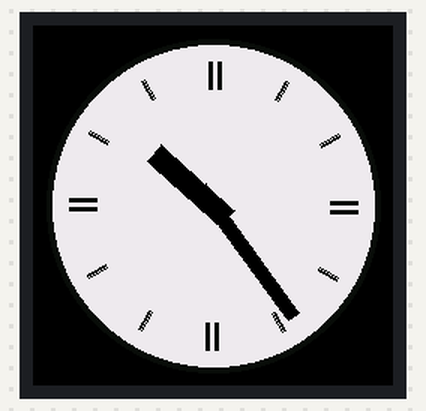
Bench run of a sketch on a simulated ESP32. On the bench: 240×240 colour display. The local clock reads 2024-03-15 10:24:30 at power-on unless the sketch sets it; what the sketch prints to the serial monitor is not drawn.

Above: at 0.5 s.
At 30.4 s:
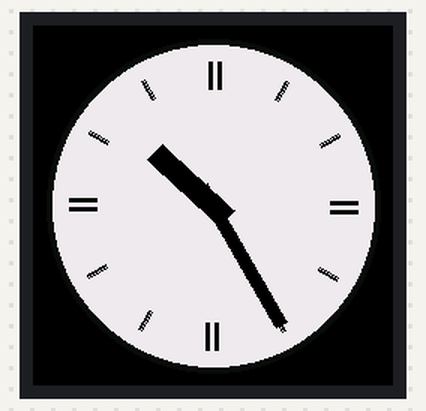
At 90.4 s:
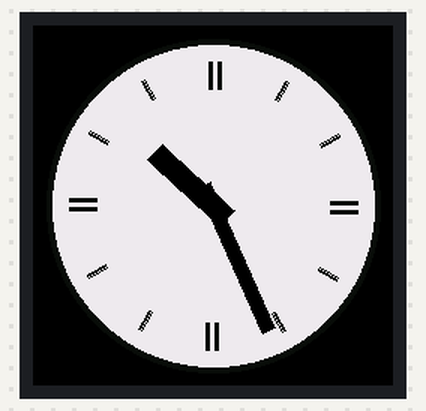

Measured:
- what the display in image 1 shows lasts 60.0 s, from 30.3 s to 90.3 s

The sketch:

ClockTower.ino
```cpp
#include <TFT_eSPI.h>
#include <Wire.h>
#include <RTClib.h>
#include <math.h>

// --------------------------------------------------
// MINI CLOCK TOWER
// ESP32 + 3 GC9A01 round displays + DS3231 RTC
//
// All three displays share the same SPI and control
// pins, including CS. They receive identical pixels.
// --------------------------------------------------

TFT_eSPI tft = TFT_eSPI();
RTC_DS3231 rtc;

// ESP32 I2C pins
const int RTC_SDA = 21;
const int RTC_SCL = 22;

// Display geometry
const int SCREEN_SIZE = 240;
const int CENTER_X = 120;
const int CENTER_Y = 120;

const int FACE_RADIUS = 111;

// Colors (RGB565)
const uint16_t FACE_COLOR = 0xEF5D;
const uint16_t INK_COLOR  = 0x0861;
const uint16_t HUB_COLOR  = TFT_BLACK;

int lastMinute = -1;

// Convert degrees to radians.
float toRadians(float degrees) {
  return degrees * PI / 180.0f;
}

// Draw a thick hand as a filled quadrilateral.
// angleDegrees: 0 = right, 90 = down.
// length: distance from center to the tip.
// tail: distance behind the center.
// width: approximate half-width of the hand.
void drawHand(float angleDegrees,
              float length,
              float tail,
              float width,
              uint16_t color) {

  float a = toRadians(angleDegrees);

  float dx = cosf(a);
  float dy = sinf(a);

  // Perpendicular direction controls hand thickness.
  float px = -dy * width;
  float py =  dx * width;

  float xTip  = CENTER_X + dx * length;
  float yTip  = CENTER_Y + dy * length;
  float xTail = CENTER_X - dx * tail;
  float yTail = CENTER_Y - dy * tail;

  int x1 = (int)roundf(xTip + px);
  int y1 = (int)roundf(yTip + py);

  int x2 = (int)roundf(xTip - px);
  int y2 = (int)roundf(yTip - py);

  int x3 = (int)roundf(xTail - px);
  int y3 = (int)roundf(yTail - py);

  int x4 = (int)roundf(xTail + px);
  int y4 = (int)roundf(yTail + py);

  // Fill the quadrilateral with two triangles.
  tft.fillTriangle(x1, y1, x2, y2, x3, y3, color);
  tft.fillTriangle(x1, y1, x3, y3, x4, y4, color);
}

// Draw the hour markers.
// The four cardinal positions have double markers,
// as in the reference photograph.
void drawHourMarkers() {

  for (int hour = 0; hour < 12; hour++) {

    // 12 o'clock is -90 degrees.
    float angle = toRadians(hour * 30.0f - 90.0f);

    bool isCardinal =
      (hour == 0 || hour == 3 ||
       hour == 6 || hour == 9);

    int outerRadius = 96;
    int innerRadius = isCardinal ? 78 : 82;

    int xOuter = CENTER_X +
      (int)roundf(cosf(angle) * outerRadius);

    int yOuter = CENTER_Y +
      (int)roundf(sinf(angle) * outerRadius);

    int xInner = CENTER_X +
      (int)roundf(cosf(angle) * innerRadius);

    int yInner = CENTER_Y +
      (int)roundf(sinf(angle) * innerRadius);

    // Marker thickness.
    int thickness = 3;

    // A small perpendicular offset makes the markers
    // thicker while keeping them aligned radially.
    float px = -sinf(angle);
    float py =  cosf(angle);

    for (int offset = 0;
         offset < (isCardinal ? 2 : 1);
         offset++) {

      float shift = isCardinal
        ? (offset == 0 ? -3.0f : 3.0f)
        : 0.0f;

      int ox = (int)roundf(px * shift);
      int oy = (int)roundf(py * shift);

      tft.drawLine(
        xInner + ox, yInner + oy,
        xOuter + ox, yOuter + oy,
        INK_COLOR
      );

      // Reinforce the marker's width.
      for (int w = 1; w < thickness; w++) {
        tft.drawLine(
          xInner + ox + (int)roundf(px * w),
          yInner + oy + (int)roundf(py * w),
          xOuter + ox + (int)roundf(px * w),
          yOuter + oy + (int)roundf(py * w),
          INK_COLOR
        );
      }
    }
  }
}

// Draw the ivory dial and dark bezel.
void drawClockFace() {

  tft.fillScreen(TFT_BLACK);

  // Outer dark circular bezel.
  tft.fillCircle(
    CENTER_X, CENTER_Y,
    FACE_RADIUS, INK_COLOR
  );

  // Ivory dial inside the bezel.
  tft.fillCircle(
    CENTER_X, CENTER_Y,
    FACE_RADIUS - 4, FACE_COLOR
  );

  drawHourMarkers();
}

// Render the current RTC time.
void drawClock(DateTime now) {

  // Redraw the face to erase the previous hands.
  drawClockFace();

  int hour = now.hour() % 12;
  int minute = now.minute();

  // Minute hand advances 6 degrees per minute.
  float minuteAngle = minute * 6.0f - 90.0f;

  // Hour hand advances continuously with the minute.
  float hourAngle =
    (hour * 30.0f) + (minute * 0.5f) - 90.0f;

  // Draw the shorter hour hand first.
  drawHand(
    hourAngle,
    53.0f,  // Length beyond center
    12.0f,  // Tail behind center
    7.0f,   // Half-width
    HUB_COLOR
  );

  // Draw the longer minute hand on top.
  drawHand(
    minuteAngle,
    91.0f,
    15.0f,
    4.5f,
    HUB_COLOR
  );

  // Center pivot.
  tft.fillCircle(
    CENTER_X, CENTER_Y,
    4, HUB_COLOR
  );
}

// --------------------------------------------------
// SETUP
// --------------------------------------------------

void setup() {

  Serial.begin(115200);

  // Initialize the shared SPI displays.
  // TFT_eSPI pins are configured in User_Setup.h.
  tft.init();
  tft.setRotation(0);

  // All three panels are connected to the same
  // CS, DC, RST, SCLK and MOSI signals.
  drawClockFace();

  // Initialize the DS3231.
  Wire.begin(RTC_SDA, RTC_SCL);

  if (!rtc.begin()) {
    Serial.println("ERROR: DS3231 not detected.");

    // Show an error face rather than using a
    // fabricated time.
    tft.setTextColor(TFT_RED, TFT_BLACK);
    tft.setTextDatum(MC_DATUM);
    tft.drawString("RTC ERROR", CENTER_X, CENTER_Y, 2);

    while (true) {
      delay(1000);
    }
  }

  // Set the RTC to the sketch compilation time
  // only if the RTC reports that it lost power.
  if (rtc.lostPower()) {
    Serial.println("RTC lost power; setting compile time.");
    rtc.adjust(DateTime(F(__DATE__), F(__TIME__)));
  }

  DateTime now = rtc.now();

  drawClock(now);
  lastMinute = now.minute();

  Serial.println("Mini clock tower started.");
}

// --------------------------------------------------
// MAIN LOOP
// --------------------------------------------------

void loop() {

  DateTime now = rtc.now();

  // The face has no second hand, so update when
  // the minute changes.
  if (now.minute() != lastMinute) {

    drawClock(now);
    lastMinute = now.minute();

    Serial.printf(
      "Time: %02d:%02d:%02d\n",
      now.hour(),
      now.minute(),
      now.second()
    );
  }

  delay(200);
}
```
